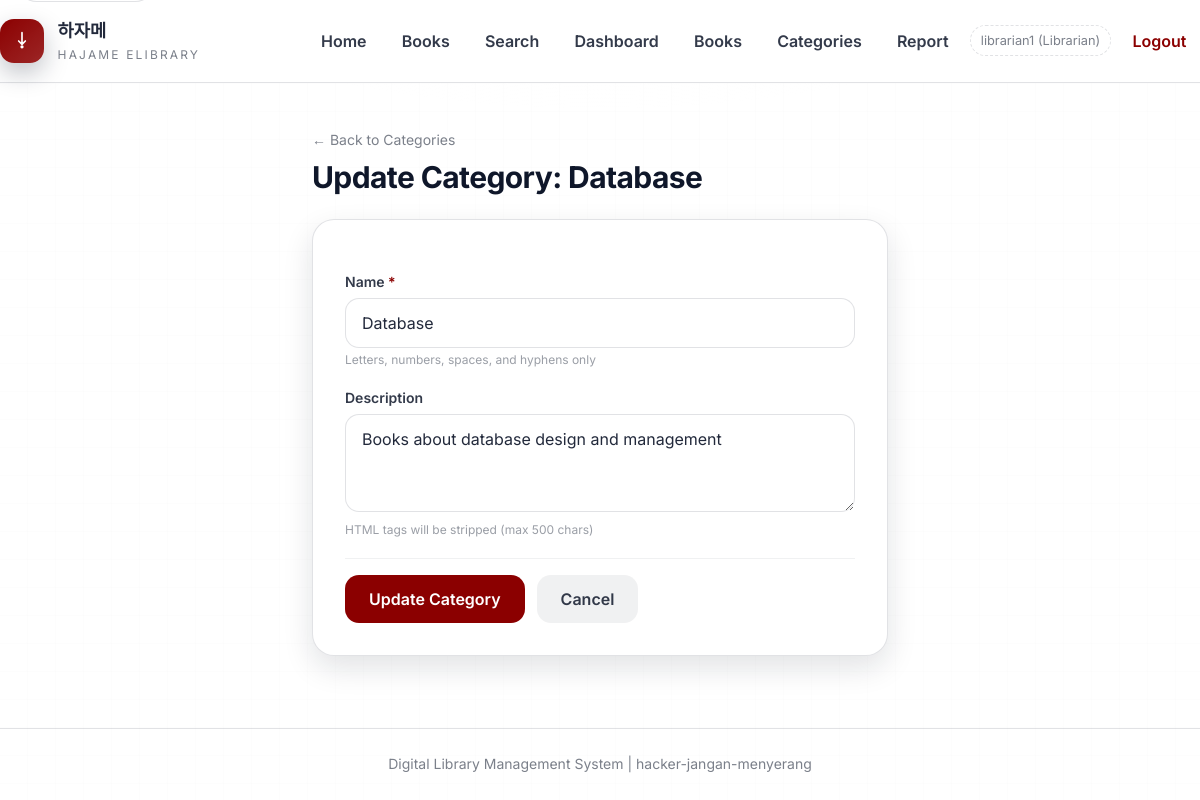
Page /librarian/categories/2/update/ (signed in) on the committed database.
### main/models.py (models this page shows, shortened)
class User(AbstractUser):
    class Role(models.TextChoices):
        MEMBER = 'member', 'Member'
        LIBRARIAN = 'librarian', 'Librarian'
        ADMIN = 'admin', 'Admin'
    role = models.CharField(
        max_length=20,
        choices=Role.choices,
        default=Role.MEMBER
    )
    employee_id = models.CharField(
        max_length=50,
        blank=True,
        null=True,
        help_text="Employee ID for Librarian role"
    )
    membership_number = models.CharField(
        max_length=50,
        blank=True,
        null=True,
        help_text="Membership number for Member role"
    )
    class Meta:
        db_table = 'users'

class Category(models.Model):
    name = models.CharField(
        max_length=100,
        validators=[RegexValidator(
            regex=r'^[a-zA-Z0-9\s\-]+$',
            message='Category name can only contain letters, numbers, spaces, and hyphens'
        )]
    )
    description = models.TextField(blank=True)
    created_at = models.DateTimeField(auto_now_add=True)
    updated_at = models.DateTimeField(auto_now=True)
    class Meta:
        db_table = 'categories'
        verbose_name_plural = 'Categories'

### main/librarian_views.py (the view)
# urls.py: path('librarian/categories/<int:category_id>/update/', librarian_views.update_category, name='update_category'),
@role_required('librarian')
@require_http_methods(["GET", "POST"])
def update_category(request, category_id):
    category = get_object_or_404(Category, id=category_id)
    if request.method == 'POST':
        form = CategoryForm(request.POST)
        if form.is_valid():
            old_name = category.name
            category.name = form.cleaned_data['name']
            category.description = form.cleaned_data.get('description', '')
            category.save()
            create_audit_log(
                'category_updated',
                request.user,
                f'Updated category: "{old_name}" → "{category.name}"',
            )
            messages.success(request, f'Category "{category.name}" updated successfully.')
            return redirect('main:category_list')
    else:
        form = CategoryForm(initial={
            'name': category.name,
            'description': category.description,
        })
    return render(request, 'main/librarian_category_form.html', {
        'form': form,
        'form_title': f'Update Category: {category.name}',
        'submit_label': 'Update Category',
        'category': category,
    })

### main/librarian_forms.py (shortened to what this page needs)
class CategoryForm(forms.Form):
    name = forms.CharField(
        max_length=100,
        validators=[
            RegexValidator(
                regex=r'^[a-zA-Z0-9\s\-]+$',
                message='Category name can only contain letters, numbers, spaces, and hyphens.'
            ),
        ],
        widget=forms.TextInput(attrs={
            'class': _TEXT_INPUT_CLASS,
            'placeholder': 'Enter category name',
            'id': 'id_name',
        })
    )
    description = forms.CharField(
        required=False,
        max_length=500,
        validators=[MaxLengthValidator(500)],
        widget=forms.Textarea(attrs={
            'class': _TEXTAREA_CLASS,
            'placeholder': 'Enter category description (optional)',
            'rows': 3,
            'id': 'id_description',
        })
    )

### main/templates/main/librarian_category_form.html (shortened to what this page needs)
{% extends 'main/base.html' %}
{% block content %}
<div class="max-w-xl mx-auto space-y-6">
    <div>
        <a href="{% url 'main:category_list' %}" class="text-sm text-slate-500 hover:text-red-700 transition-colors">← Back to Categories</a>
        <h2 class="text-3xl font-bold text-slate-900 mt-2">{{ form_title }}</h2>
    </div>
    <div class="bg-white border border-slate-200 rounded-2xl shadow-sm p-8">
        <form method="post" class="space-y-5" id="category-form">
            <div>
                <label for="id_name" class="block text-sm font-semibold text-slate-700 mb-1.5">Name <span class="text-red-500">*</span></label>
                {{ form.name }}
                <p class="text-xs text-slate-400 mt-1">Letters, numbers, spaces, and hyphens only</p>
            </div>
            <div>
                <label for="id_description" class="block text-sm font-semibold text-slate-700 mb-1.5">Description</label>
                {{ form.description }}
                <p class="text-xs text-slate-400 mt-1">HTML tags will be stripped (max 500 chars)</p>
            </div>
            <div class="flex gap-3 pt-4 border-t border-slate-100">
                <button type="submit" class="px-6 py-3 bg-red-800 text-white font-semibold rounded-lg hover:bg-red-900 transition-colors" id="submit-category-btn">{{ submit_label }}</button>
                <a href="{% url 'main:category_list' %}" class="px-6 py-3 bg-slate-200 text-slate-700 font-semibold rounded-lg hover:bg-slate-300 transition-colors">Cancel</a>
            </div>
        </form>
    </div>
</div>
{% endblock %}

### main/templates/main/base.html (shortened to what this page needs)
{% load static %}
<!DOCTYPE html>
<html lang="en">
<head>
    <script src="https://cdn.tailwindcss.com"></script>
    <link rel="stylesheet" href="{% static 'css/style.css' %}">
</head>
<body class="app-shell bg-white text-slate-800 min-h-screen flex flex-col">
    <header class="site-header">
        <div class="container-custom header-row">
            <a href="{% url 'main:landing' %}" class="brand-link">
                <span class="brand-mark" aria-hidden="true">
                    <svg viewBox="0 0 24 24" class="w-4 h-4 text-white" fill="none" stroke="currentColor" stroke-width="2">
                        <path d="M12 2L12 16M12 16L8 12M12 16L16 12" stroke-linecap="round" stroke-linejoin="round"></path>
                        <circle cx="12" cy="19" r="1"></circle>
                    </svg>
                </span>
                <span class="brand-text">
                    <span class="brand-title">하자메</span>
                    <span class="brand-sub">Hajame eLibrary</span>
                </span>
            </a>
            <nav class="site-nav">
                <a href="{% url 'main:landing' %}" class="nav-link">Home</a>
                <a href="{% url 'main:book_list' %}" class="nav-link">Books</a>
                <a href="{% url 'main:search_books' %}" class="nav-link">Search</a>
                {% if user.is_authenticated %}
                    {% if user.role == 'member' %}
                        <a href="{% url 'main:member_dashboard' %}" class="nav-link">Dashboard</a>
                        <a href="{% url 'main:borrow_history' %}" class="nav-link">My History</a>
                    {% elif user.role == 'librarian' %}
                        <a href="{% url 'main:librarian_dashboard' %}" class="nav-link">Dashboard</a>
                        <a href="{% url 'main:book_management_list' %}" class="nav-link">Books</a>
                        <a href="{% url 'main:category_list' %}" class="nav-link">Categories</a>
                        <a href="{% url 'main:generate_report' %}" class="nav-link">Report</a>
                    {% elif user.role == 'admin' %}
                        <a href="{% url 'main:admin_dashboard' %}" class="nav-link">Dashboard</a>
                        <a href="{% url 'main:lockout_admin' %}" class="nav-link">Admin Panel</a>
                    {% endif %}
                    <span class="nav-meta">{{ user.username }} ({{ user.get_role_display }})</span>
                    <a href="{% url 'main:logout' %}" class="nav-link nav-ghost">Logout</a>
                {% else %}
                    <a href="{% url 'main:login' %}" class="nav-cta">Login</a>
                {% endif %}
            </nav>
        </div>
    </header>
    <main id="main-content" class="site-main flex-1">
        <div class="container-custom">
            {% block content %}{% endblock %}
        </div>
    </main>
    <footer class="site-footer">
        <div class="container-custom text-center text-sm">
            <p>Digital Library Management System | hacker-jangan-menyerang</p>
        </div>
    </footer>
</body>
</html>

### rows in the picture
User: username "librarian1", role "Librarian"
Category: name "Database", description "Books about database design and management"

### other values in the picture
{{ submit_label }} "Update Category"
